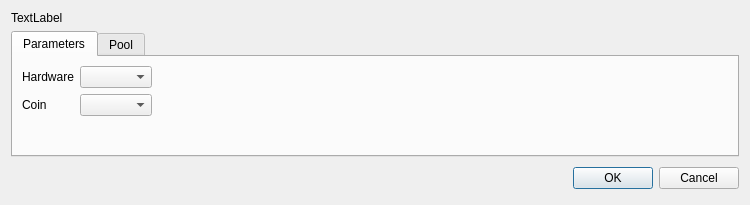
<?xml version="1.0" encoding="UTF-8"?>
<ui version="4.0">
 <class>MiningUnitDialog</class>
 <widget class="QDialog" name="MiningUnitDialog">
  <property name="geometry">
   <rect>
    <x>0</x>
    <y>0</y>
    <width>750</width>
    <height>193</height>
   </rect>
  </property>
  <property name="windowTitle">
   <string>Mining unit</string>
  </property>
  <layout class="QVBoxLayout" name="verticalLayout">
   <item>
    <widget class="QLabel" name="name">
     <property name="text">
      <string>TextLabel</string>
     </property>
    </widget>
   </item>
   <item>
    <widget class="QTabWidget" name="tabWidget">
     <property name="currentIndex">
      <number>0</number>
     </property>
     <widget class="QWidget" name="tab_3">
      <attribute name="title">
       <string>Parameters</string>
      </attribute>
      <layout class="QFormLayout" name="formLayout_2">
       <item row="0" column="0">
        <widget class="QLabel" name="label_4">
         <property name="text">
          <string>Hardware</string>
         </property>
        </widget>
       </item>
       <item row="0" column="1">
        <layout class="QHBoxLayout" name="horizontalLayout_2">
         <item>
          <widget class="QComboBox" name="parameterHwComponent"/>
         </item>
         <item>
          <spacer name="horizontalSpacer">
           <property name="orientation">
            <enum>Qt::Horizontal</enum>
           </property>
           <property name="sizeHint" stdset="0">
            <size>
             <width>40</width>
             <height>20</height>
            </size>
           </property>
          </spacer>
         </item>
        </layout>
       </item>
       <item row="1" column="0">
        <widget class="QLabel" name="label_5">
         <property name="text">
          <string>Coin</string>
         </property>
        </widget>
       </item>
       <item row="1" column="1">
        <layout class="QHBoxLayout" name="horizontalLayout">
         <item>
          <widget class="QComboBox" name="parameterCoin"/>
         </item>
         <item>
          <spacer name="horizontalSpacer_2">
           <property name="orientation">
            <enum>Qt::Horizontal</enum>
           </property>
           <property name="sizeHint" stdset="0">
            <size>
             <width>40</width>
             <height>20</height>
            </size>
           </property>
          </spacer>
         </item>
        </layout>
       </item>
      </layout>
     </widget>
     <widget class="QWidget" name="tab">
      <attribute name="title">
       <string>Pool</string>
      </attribute>
      <layout class="QFormLayout" name="formLayout">
       <item row="0" column="0">
        <widget class="QLabel" name="label">
         <property name="text">
          <string>&amp;Address</string>
         </property>
         <property name="buddy">
          <cstring>poolAddress</cstring>
         </property>
        </widget>
       </item>
       <item row="0" column="1">
        <widget class="QLineEdit" name="poolAddress"/>
       </item>
       <item row="1" column="0">
        <widget class="QLabel" name="label_2">
         <property name="text">
          <string>&amp;Username</string>
         </property>
         <property name="buddy">
          <cstring>poolUsername</cstring>
         </property>
        </widget>
       </item>
       <item row="1" column="1">
        <widget class="QLineEdit" name="poolUsername"/>
       </item>
       <item row="2" column="0">
        <widget class="QLabel" name="label_3">
         <property name="text">
          <string>&amp;Password</string>
         </property>
         <property name="buddy">
          <cstring>poolPassword</cstring>
         </property>
        </widget>
       </item>
       <item row="2" column="1">
        <widget class="QLineEdit" name="poolPassword"/>
       </item>
      </layout>
     </widget>
    </widget>
   </item>
   <item>
    <layout class="QHBoxLayout">
     <property name="spacing">
      <number>6</number>
     </property>
     <property name="leftMargin">
      <number>0</number>
     </property>
     <property name="topMargin">
      <number>0</number>
     </property>
     <property name="rightMargin">
      <number>0</number>
     </property>
     <property name="bottomMargin">
      <number>0</number>
     </property>
     <item>
      <spacer>
       <property name="orientation">
        <enum>Qt::Horizontal</enum>
       </property>
       <property name="sizeHint" stdset="0">
        <size>
         <width>131</width>
         <height>31</height>
        </size>
       </property>
      </spacer>
     </item>
     <item>
      <widget class="QPushButton" name="okButton">
       <property name="text">
        <string>OK</string>
       </property>
      </widget>
     </item>
     <item>
      <widget class="QPushButton" name="cancelButton">
       <property name="text">
        <string>Cancel</string>
       </property>
      </widget>
     </item>
    </layout>
   </item>
  </layout>
 </widget>
 <resources/>
 <connections>
  <connection>
   <sender>okButton</sender>
   <signal>clicked()</signal>
   <receiver>MiningUnitDialog</receiver>
   <slot>accept()</slot>
   <hints>
    <hint type="sourcelabel">
     <x>278</x>
     <y>253</y>
    </hint>
    <hint type="destinationlabel">
     <x>96</x>
     <y>254</y>
    </hint>
   </hints>
  </connection>
  <connection>
   <sender>cancelButton</sender>
   <signal>clicked()</signal>
   <receiver>MiningUnitDialog</receiver>
   <slot>reject()</slot>
   <hints>
    <hint type="sourcelabel">
     <x>369</x>
     <y>253</y>
    </hint>
    <hint type="destinationlabel">
     <x>179</x>
     <y>282</y>
    </hint>
   </hints>
  </connection>
 </connections>
</ui>
